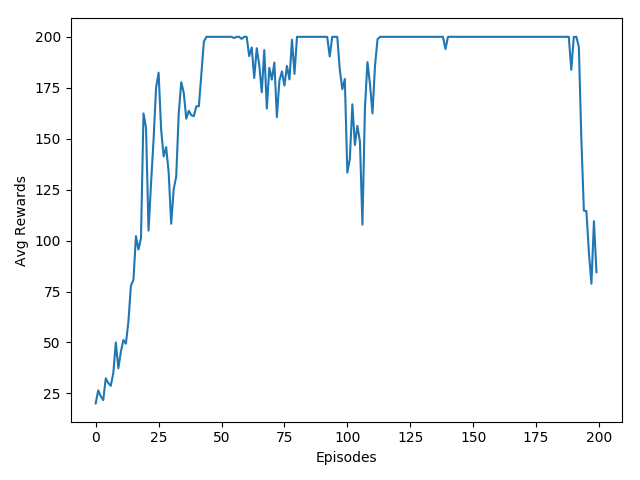

The script that drew this image:
import matplotlib.pyplot as plt
import os
import numpy as np

import torch
import torch.optim as optim
from torch.distributions import Categorical
import torch.nn.functional as F

import gym

class MLP(torch.nn.Module):

    def __init__(self, state_num, H, actions_num):
        super(MLP, self).__init__()
        self.state_num = state_num
        self.l1 = torch.nn.Linear(state_num, H)
        self.l2 = torch.nn.Linear(H, H)
        self.actor = torch.nn.Linear(H, actions_num)

    def forward(self, x):
        flat = x.view(-1, self.state_num)
        hidden = F.relu(self.l1(flat))
        hidden = F.relu(self.l2(hidden))
        act = self.actor(hidden)
        return F.softmax(act), F.log_softmax(act)

def discount_rewards(rewards, gamma=0.99):
    r = np.array([gamma**i * rewards[i]
                  for i in range(len(rewards))])
    # Reverse the array direction for cumsum and then
    # revert back to the original order
    r = r[::-1].cumsum()[::-1]
    return r - r.mean()

def select_action(state, network):
    state = torch.from_numpy(state).float()
    prob, log_prob = network(state)

    m = Categorical(prob)
    action = m.sample()

    return action.item(), m.log_prob(action), prob, log_prob




def main():
    # -------------------------------- Environment --------------------------------
    environment = gym.make("CartPole-v0")
    # ---------------------------------Hyper Parameters--------------------------------Change to be parsed in for real tests
    # Discount factor. Model is not very sensitive to this value.
    N_episodes = 100
    GAMMA = .99
    ACTION_DIM = 2  # 4
    STATE_DIM = 4  # np.size(state)
    H = 20
    LR = 0.01
    # --------------------------------Neural Networks--------------------------------
    network = MLP(STATE_DIM, H, ACTION_DIM)
    network_optim = optim.Adam(network.parameters(), lr=LR)
    # -------------------------------- Training --------------------------------
    save = 'REINFORCE' + str(N_episodes) + '_'
    cnt = 0
    episode = 0

    # Arrays for results
    ep_rewards_avg = []

    # Losses
    loss_policy = []

    while episode < N_episodes:
        cnt += 1
        episode += 1
        q_batch = []
        chosen_log_batch = []

        ep_rewards = []

        for i in range(10):

            rewards = []
            actions_log = []
            state = environment.reset()
            done = False
            while done == False:
                action, action_log, prob, log_prob = select_action(state, network)
                # Step the environment
                next_state, reward, done, meta = environment.step(action)
                rewards.append(reward)
                actions_log.append(action_log)
                state = next_state
            ep_rewards.append(np.sum(rewards))
            q_sa = discount_rewards(rewards)

            q_batch.extend(q_sa)
            chosen_log_batch.extend(actions_log)

        mean_reward = np.mean(ep_rewards)
        ep_rewards_avg.append(mean_reward)

        tmp = torch.Tensor(q_batch)
        tmp2 = torch.stack(chosen_log_batch,1)
        g = tmp*tmp2
        policy_loss = - torch.mean(g)

        network_optim.zero_grad()
        policy_loss.backward()
        network_optim.step()


        if cnt % 50:
            print(episode, ":", mean_reward)
        if cnt % 3:
            loss_policy.append(policy_loss.data.numpy())

    torch.save(network.state_dict(), os.path.join(save + 'A2C_network.torch'))
    np.save(os.path.join(save + 'ep_rewards_avg'), ep_rewards_avg)
    np.save(os.path.join(save + 'loss_policy'), loss_policy)

    plt.figure()
    plt.plot(ep_rewards_avg)
    plt.ylabel('Avg Rewards')
    plt.xlabel('Episodes')
    plt.show()

if __name__ == '__main__':
    main()
